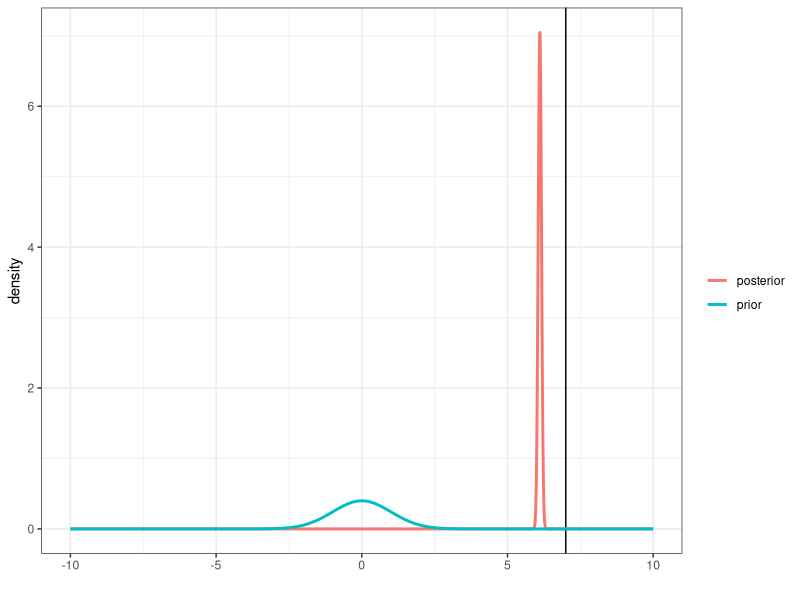

The R source for this figure:
## ---- chunk 1
knitr::opts_chunk$set(echo = TRUE)

## ---- chunk 2
# true parameters
mu=7 # we will try to recover it
sigma2=3 # we assume it is known

# number of observation
n=50

data=rnorm(n, mu, sigma2) # we create a simulated dataset
mean(data)

## ---- chunk 3
###################
# prior hyperparameters
mu0=0
sigma02=1


get_prior=function(mu0, sigma02,x){
  return(dnorm(x, mu0, sigma02))
}
## ---- chunk 4
# POSTERIOR
variance_posterior=function(mu0, sigma02, n, sigma2){
  return(1/(1/sigma02 + n/sigma2))
}
mean_posterior=function(mu0, sigma02, n, sigma2, data){
  return((1/(1/sigma02 + n/sigma2))*(mu0/sigma02 + sum(data)/sigma2))
}

get_posterior=function(mu0, sigma02, n, sigma2, data, x){
  return(dnorm(x, mean_posterior(mu0, sigma02, n, sigma2, data), variance_posterior(mu0, sigma02, n, sigma2)))
}
## ---- chunk 5

library(ggplot2)
library(dplyr)
data.frame(x=seq(-10, 10, 0.001)) %>%
  mutate(prior=get_prior(mu0, sigma02, x),
         posterior=get_posterior(mu0, sigma02, n, sigma2, data, x))%>%
  ggplot()+
  geom_vline(aes(xintercept=mu))+
  geom_line(aes(x=x, y=posterior, color="posterior"), lwd=1)+
  geom_line(aes(x=x, y=prior, color="prior"), lwd=1)+
  theme_bw()+labs(color="", y="density", x="")

